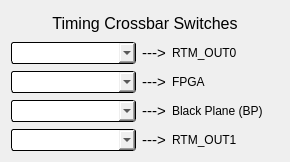
<?xml version="1.0" encoding="UTF-8"?>
<ui version="4.0">
 <class>Form</class>
 <widget class="QWidget" name="Form">
  <property name="geometry">
   <rect>
    <x>0</x>
    <y>0</y>
    <width>290</width>
    <height>162</height>
   </rect>
  </property>
  <property name="windowTitle">
   <string>Timing Crossbar Switches - ${DEV}</string>
  </property>
  <layout class="QVBoxLayout" name="verticalLayout">
   <item>
    <widget class="QLabel" name="label">
     <property name="font">
      <font>
       <pointsize>12</pointsize>
      </font>
     </property>
     <property name="text">
      <string>Timing Crossbar Switches</string>
     </property>
     <property name="alignment">
      <set>Qt::AlignCenter</set>
     </property>
    </widget>
   </item>
   <item>
    <layout class="QGridLayout" name="gridLayout" columnstretch="0,0,0,0">
     <property name="verticalSpacing">
      <number>7</number>
     </property>
     <item row="3" column="1">
      <widget class="PyDMEnumComboBox" name="PyDMEnumComboBox_4">
       <property name="sizePolicy">
        <sizepolicy hsizetype="Preferred" vsizetype="Fixed">
         <horstretch>1</horstretch>
         <verstretch>1</verstretch>
        </sizepolicy>
       </property>
       <property name="minimumSize">
        <size>
         <width>125</width>
         <height>22</height>
        </size>
       </property>
       <property name="toolTip">
        <string/>
       </property>
       <property name="styleSheet">
        <string notr="true">/* Color of the selected list item. */
QComboBox::item:selected {
    border: 1px solid transparent;
    background: grey;
}
QComboBox {
  	background-color: light grey;
    border: 1px solid black;
    border-radius: 3px;
    padding: 1px 18px 1px 3px;
    min-width: 6em;
}</string>
       </property>
       <property name="channel" stdset="0">
        <string>ca://${DEV}:TCRB3:OUTPUTCONFIG</string>
       </property>
      </widget>
     </item>
     <item row="2" column="3">
      <widget class="QLabel" name="label_4">
       <property name="sizePolicy">
        <sizepolicy hsizetype="Preferred" vsizetype="Preferred">
         <horstretch>1</horstretch>
         <verstretch>1</verstretch>
        </sizepolicy>
       </property>
       <property name="minimumSize">
        <size>
         <width>0</width>
         <height>22</height>
        </size>
       </property>
       <property name="text">
        <string>Black Plane (BP)</string>
       </property>
      </widget>
     </item>
     <item row="1" column="1">
      <widget class="PyDMEnumComboBox" name="PyDMEnumComboBox_2">
       <property name="sizePolicy">
        <sizepolicy hsizetype="Preferred" vsizetype="Fixed">
         <horstretch>1</horstretch>
         <verstretch>1</verstretch>
        </sizepolicy>
       </property>
       <property name="minimumSize">
        <size>
         <width>125</width>
         <height>22</height>
        </size>
       </property>
       <property name="toolTip">
        <string/>
       </property>
       <property name="styleSheet">
        <string notr="true">/* Color of the selected list item. */
QComboBox::item:selected {
    border: 1px solid transparent;
    background: grey;
}
QComboBox {
  	background-color: light grey;
    border: 1px solid black;
    border-radius: 3px;
    padding: 1px 18px 1px 3px;
    min-width: 6em;
}</string>
       </property>
       <property name="channel" stdset="0">
        <string>ca://${DEV}:TCRB1:OUTPUTCONFIG</string>
       </property>
      </widget>
     </item>
     <item row="0" column="1">
      <widget class="PyDMEnumComboBox" name="PyDMEnumComboBox">
       <property name="sizePolicy">
        <sizepolicy hsizetype="Preferred" vsizetype="Fixed">
         <horstretch>1</horstretch>
         <verstretch>1</verstretch>
        </sizepolicy>
       </property>
       <property name="minimumSize">
        <size>
         <width>125</width>
         <height>22</height>
        </size>
       </property>
       <property name="toolTip">
        <string/>
       </property>
       <property name="styleSheet">
        <string notr="true">/* Color of the selected list item. */
QComboBox::item:selected {
    border: 1px solid transparent;
    background: grey;
}
QComboBox {
  	background-color: light grey;
    border: 1px solid black;
    border-radius: 3px;
    padding: 1px 18px 1px 3px;
    min-width: 6em;
}</string>
       </property>
       <property name="channel" stdset="0">
        <string>ca://${DEV}:TCRB0:OUTPUTCONFIG</string>
       </property>
      </widget>
     </item>
     <item row="0" column="3">
      <widget class="QLabel" name="label_2">
       <property name="sizePolicy">
        <sizepolicy hsizetype="Preferred" vsizetype="Preferred">
         <horstretch>1</horstretch>
         <verstretch>1</verstretch>
        </sizepolicy>
       </property>
       <property name="minimumSize">
        <size>
         <width>0</width>
         <height>22</height>
        </size>
       </property>
       <property name="text">
        <string>RTM_OUT0</string>
       </property>
      </widget>
     </item>
     <item row="1" column="3">
      <widget class="QLabel" name="label_3">
       <property name="sizePolicy">
        <sizepolicy hsizetype="Preferred" vsizetype="Preferred">
         <horstretch>1</horstretch>
         <verstretch>1</verstretch>
        </sizepolicy>
       </property>
       <property name="minimumSize">
        <size>
         <width>0</width>
         <height>22</height>
        </size>
       </property>
       <property name="text">
        <string>FPGA</string>
       </property>
      </widget>
     </item>
     <item row="2" column="1">
      <widget class="PyDMEnumComboBox" name="PyDMEnumComboBox_3">
       <property name="sizePolicy">
        <sizepolicy hsizetype="Preferred" vsizetype="Fixed">
         <horstretch>1</horstretch>
         <verstretch>1</verstretch>
        </sizepolicy>
       </property>
       <property name="minimumSize">
        <size>
         <width>125</width>
         <height>22</height>
        </size>
       </property>
       <property name="toolTip">
        <string/>
       </property>
       <property name="styleSheet">
        <string notr="true">/* Color of the selected list item. */
QComboBox::item:selected {
    border: 1px solid transparent;
    background: grey;
}
QComboBox {
  	background-color: light grey;
    border: 1px solid black;
    border-radius: 3px;
    padding: 1px 18px 1px 3px;
    min-width: 6em;
}</string>
       </property>
       <property name="channel" stdset="0">
        <string>ca://${DEV}:TCRB2:OUTPUTCONFIG</string>
       </property>
      </widget>
     </item>
     <item row="3" column="3">
      <widget class="QLabel" name="label_5">
       <property name="sizePolicy">
        <sizepolicy hsizetype="Preferred" vsizetype="Preferred">
         <horstretch>1</horstretch>
         <verstretch>1</verstretch>
        </sizepolicy>
       </property>
       <property name="minimumSize">
        <size>
         <width>0</width>
         <height>22</height>
        </size>
       </property>
       <property name="text">
        <string>RTM_OUT1</string>
       </property>
      </widget>
     </item>
     <item row="0" column="2">
      <widget class="QLabel" name="label_6">
       <property name="font">
        <font>
         <pointsize>11</pointsize>
        </font>
       </property>
       <property name="text">
        <string>---&gt;</string>
       </property>
       <property name="textFormat">
        <enum>Qt::AutoText</enum>
       </property>
       <property name="alignment">
        <set>Qt::AlignCenter</set>
       </property>
      </widget>
     </item>
     <item row="1" column="2">
      <widget class="QLabel" name="label_7">
       <property name="font">
        <font>
         <pointsize>11</pointsize>
        </font>
       </property>
       <property name="text">
        <string>---&gt;</string>
       </property>
       <property name="alignment">
        <set>Qt::AlignCenter</set>
       </property>
      </widget>
     </item>
     <item row="2" column="2">
      <widget class="QLabel" name="label_8">
       <property name="font">
        <font>
         <pointsize>11</pointsize>
        </font>
       </property>
       <property name="text">
        <string>---&gt;</string>
       </property>
       <property name="alignment">
        <set>Qt::AlignCenter</set>
       </property>
      </widget>
     </item>
     <item row="3" column="2">
      <widget class="QLabel" name="label_9">
       <property name="font">
        <font>
         <pointsize>11</pointsize>
        </font>
       </property>
       <property name="text">
        <string>---&gt;</string>
       </property>
       <property name="alignment">
        <set>Qt::AlignCenter</set>
       </property>
      </widget>
     </item>
    </layout>
   </item>
  </layout>
 </widget>
 <customwidgets>
  <customwidget>
   <class>PyDMEnumComboBox</class>
   <extends>QComboBox</extends>
   <header>pydm.widgets.enum_combo_box</header>
  </customwidget>
 </customwidgets>
 <resources/>
 <connections/>
</ui>
